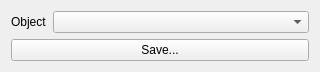
<?xml version="1.0" encoding="UTF-8"?>
<ui version="4.0">
 <class>Form</class>
 <widget class="QWidget" name="Form">
  <property name="geometry">
   <rect>
    <x>0</x>
    <y>0</y>
    <width>320</width>
    <height>72</height>
   </rect>
  </property>
  <layout class="QVBoxLayout" name="verticalLayout">
   <item>
    <layout class="QGridLayout" name="gridLayout">
     <item row="0" column="0">
      <widget class="QLabel" name="label">
       <property name="text">
        <string notr="true">Object</string>
       </property>
      </widget>
     </item>
     <item row="0" column="1">
      <widget class="QComboBox" name="input_name">
       <property name="sizePolicy">
        <sizepolicy hsizetype="MinimumExpanding" vsizetype="Fixed">
         <horstretch>0</horstretch>
         <verstretch>0</verstretch>
        </sizepolicy>
       </property>
       <property name="minimumSize">
        <size>
         <width>240</width>
         <height>0</height>
        </size>
       </property>
      </widget>
     </item>
    </layout>
   </item>
   <item>
    <widget class="QPushButton" name="button_ok">
     <property name="text">
      <string notr="true">Save...</string>
     </property>
    </widget>
   </item>
  </layout>
 </widget>
 <resources/>
 <connections/>
</ui>
